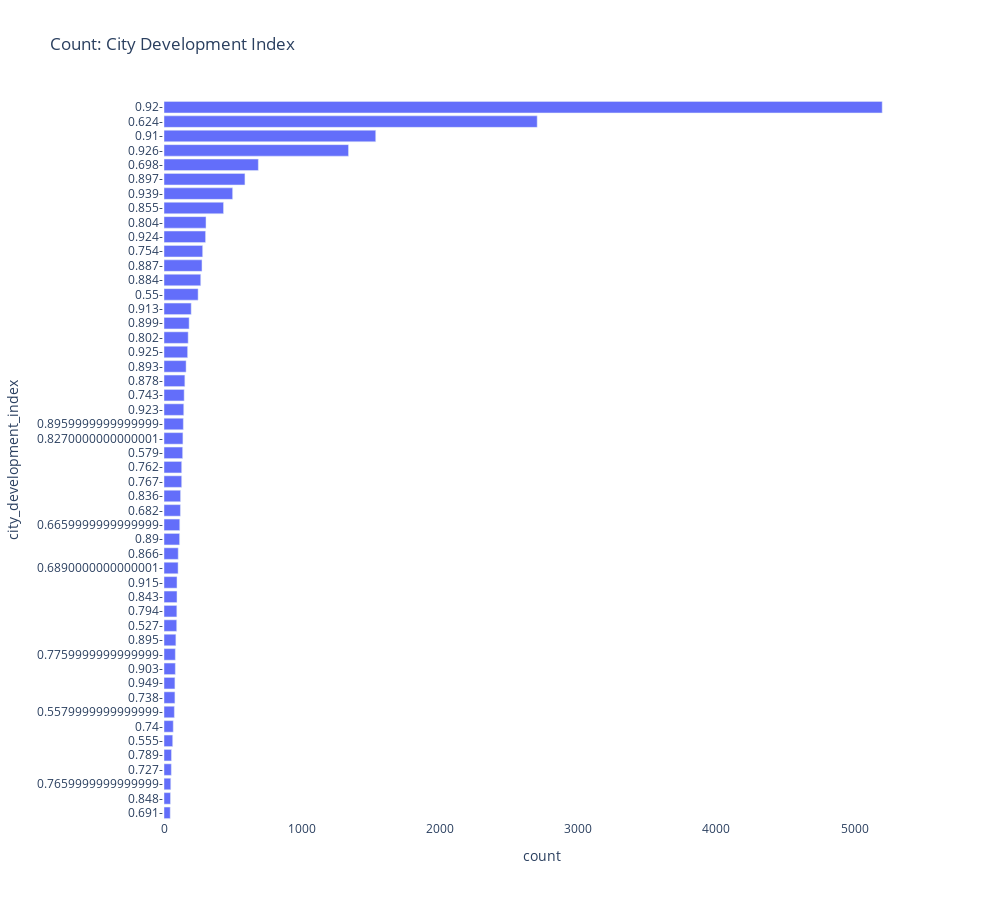

The notebook cell saved with this chart:
### Code cell
fig = px.bar(
    cdi,
    x='count',
    y='city_development_index',
    orientation='h',
    title='Count: City Development Index',
    width=1000,
    height=900
)
fig.update_layout({
'plot_bgcolor': 'rgba(0, 0, 0, 0)',
'paper_bgcolor': 'rgba(0, 0, 0, 0)',
})
fig.show()

### Figure 1 — Plotly figure (JSON) as saved in the notebook; plotly's stock layout.template omitted (floating-point values rounded to 4 significant figures)
{"data": [{"alignmentgroup": "True", "hovertemplate": "count=%{x}<br>city_development_index=%{y}<extra></extra>", "legendgroup": "", "marker": {"color": "#636efa"}, "name": "", "offsetgroup": "", "orientation": "h", "showlegend": false, "textposition": "auto", "type": "bar", "x": [45, 47, 49, 53, 54, 63, 67, 75, 79, 79, 82, 82, 86, 92, 93, 94, 94, 102, 103, 113, 114, 119, 120, 128, 128, 135, 137, 140, 143, 146, 151, 160, 171, 175, 182, 197, 247, 266, 275, 280, 301, 304, 431, 497, 586, 683, 1336, 1533, 2702, 5200], "xaxis": "x", "y": ["0.691-", "0.848-", "0.7659999999999999-", "0.727-", "0.789-", "0.555-", "0.74-", "0.5579999999999999-", "0.738-", "0.949-", "0.903-", "0.7759999999999999-", "0.895-", "0.527-", "0.794-", "0.843-", "0.915-", "0.6890000000000001-", "0.866-", "0.89-", "0.6659999999999999-", "0.682-", "0.836-", "0.767-", "0.762-", "0.579-", "0.8270000000000001-", "0.8959999999999999-", "0.923-", "0.743-", "0.878-", "0.893-", "0.925-", "0.802-", "0.899-", "0.913-", "0.55-", "0.884-", "0.887-", "0.754-", "0.924-", "0.804-", "0.855-", "0.939-", "0.897-", "0.698-", "0.926-", "0.91-", "0.624-", "0.92-"], "yaxis": "y"}], "layout": {"barmode": "relative", "height": 900, "legend": {"tracegroupgap": 0}, "paper_bgcolor": "rgba(0, 0, 0, 0)", "plot_bgcolor": "rgba(0, 0, 0, 0)", "title": {"text": "Count: City Development Index"}, "width": 1000, "xaxis": {"anchor": "y", "autorange": true, "domain": [0, 1], "range": [0, 5474.0], "title": {"text": "count"}, "type": "linear"}, "yaxis": {"anchor": "x", "autorange": true, "domain": [0, 1], "range": [-0.5, 49.5], "title": {"text": "city_development_index"}, "type": "category"}}}
